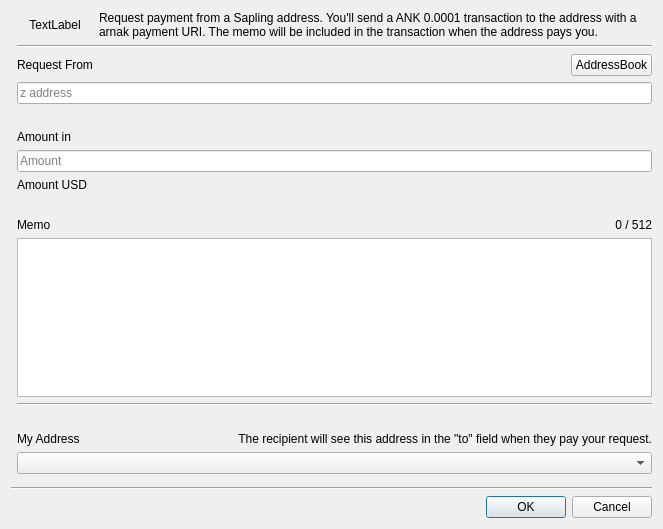
<?xml version="1.0" encoding="UTF-8"?>
<ui version="4.0">
 <class>RequestDialog</class>
 <widget class="QDialog" name="RequestDialog">
  <property name="geometry">
   <rect>
    <x>0</x>
    <y>0</y>
    <width>663</width>
    <height>529</height>
   </rect>
  </property>
  <property name="windowTitle">
   <string>Payment Request</string>
  </property>
  <layout class="QGridLayout" name="gridLayout">
   <item row="18" column="1" colspan="3">
    <widget class="AddressCombo" name="cmbMyAddress"/>
   </item>
   <item row="2" column="3">
    <layout class="QHBoxLayout" name="horizontalLayout">
     <item>
      <spacer name="horizontalSpacer">
       <property name="orientation">
        <enum>Qt::Horizontal</enum>
       </property>
       <property name="sizeHint" stdset="0">
        <size>
         <width>40</width>
         <height>20</height>
        </size>
       </property>
      </spacer>
     </item>
     <item>
      <widget class="QPushButton" name="btnAddressBook">
       <property name="text">
        <string>AddressBook</string>
       </property>
      </widget>
     </item>
    </layout>
   </item>
   <item row="21" column="0" colspan="4">
    <widget class="Line" name="line">
     <property name="orientation">
      <enum>Qt::Horizontal</enum>
     </property>
    </widget>
   </item>
   <item row="2" column="1">
    <widget class="QLabel" name="lblAddress">
     <property name="text">
      <string>Request From</string>
     </property>
    </widget>
   </item>
   <item row="15" column="1">
    <widget class="QLabel" name="label_2">
     <property name="text">
      <string>My Address</string>
     </property>
    </widget>
   </item>
   <item row="5" column="1" colspan="3">
    <widget class="QLabel" name="lblSaplingWarning">
     <property name="styleSheet">
      <string notr="true">color: red;</string>
     </property>
     <property name="text">
      <string/>
     </property>
    </widget>
   </item>
   <item row="6" column="1">
    <widget class="QLabel" name="lblAmount">
     <property name="text">
      <string>Amount in </string>
     </property>
    </widget>
   </item>
   <item row="10" column="1">
    <widget class="QLabel" name="label">
     <property name="text">
      <string/>
     </property>
    </widget>
   </item>
   <item row="24" column="2" colspan="2">
    <widget class="QDialogButtonBox" name="buttonBox">
     <property name="orientation">
      <enum>Qt::Horizontal</enum>
     </property>
     <property name="standardButtons">
      <set>QDialogButtonBox::Cancel|QDialogButtonBox::Ok</set>
     </property>
    </widget>
   </item>
   <item row="14" column="1">
    <widget class="QLabel" name="label_4">
     <property name="text">
      <string/>
     </property>
    </widget>
   </item>
   <item row="4" column="1" colspan="3">
    <widget class="QLineEdit" name="txtFrom">
     <property name="sizePolicy">
      <sizepolicy hsizetype="Minimum" vsizetype="Fixed">
       <horstretch>0</horstretch>
       <verstretch>0</verstretch>
      </sizepolicy>
     </property>
     <property name="alignment">
      <set>Qt::AlignLeading|Qt::AlignLeft|Qt::AlignVCenter</set>
     </property>
     <property name="placeholderText">
      <string>z address</string>
     </property>
    </widget>
   </item>
   <item row="1" column="1" colspan="3">
    <widget class="Line" name="line_3">
     <property name="orientation">
      <enum>Qt::Horizontal</enum>
     </property>
    </widget>
   </item>
   <item row="12" column="1" colspan="3">
    <widget class="MemoEdit" name="txtMemo">
     <property name="sizePolicy">
      <sizepolicy hsizetype="Expanding" vsizetype="Preferred">
       <horstretch>0</horstretch>
       <verstretch>0</verstretch>
      </sizepolicy>
     </property>
    </widget>
   </item>
   <item row="7" column="1" colspan="3">
    <widget class="QLineEdit" name="txtAmount">
     <property name="alignment">
      <set>Qt::AlignLeading|Qt::AlignLeft|Qt::AlignVCenter</set>
     </property>
     <property name="placeholderText">
      <string>Amount</string>
     </property>
    </widget>
   </item>
   <item row="13" column="1" colspan="3">
    <widget class="Line" name="line_2">
     <property name="orientation">
      <enum>Qt::Horizontal</enum>
     </property>
    </widget>
   </item>
   <item row="15" column="3">
    <widget class="QLabel" name="lblAddressInfo">
     <property name="text">
      <string>The recipient will see this address in the &quot;to&quot; field when they pay your request.</string>
     </property>
     <property name="alignment">
      <set>Qt::AlignRight|Qt::AlignTrailing|Qt::AlignVCenter</set>
     </property>
    </widget>
   </item>
   <item row="11" column="3">
    <widget class="QLabel" name="lblMemoLen">
     <property name="text">
      <string notr="true">0 / 512</string>
     </property>
     <property name="alignment">
      <set>Qt::AlignRight|Qt::AlignTrailing|Qt::AlignVCenter</set>
     </property>
    </widget>
   </item>
   <item row="9" column="1">
    <widget class="QLabel" name="txtAmountUSD">
     <property name="text">
      <string>Amount USD</string>
     </property>
     <property name="alignment">
      <set>Qt::AlignLeading|Qt::AlignLeft|Qt::AlignVCenter</set>
     </property>
    </widget>
   </item>
   <item row="20" column="1">
    <spacer name="verticalSpacer">
     <property name="orientation">
      <enum>Qt::Vertical</enum>
     </property>
     <property name="sizeHint" stdset="0">
      <size>
       <width>20</width>
       <height>40</height>
      </size>
     </property>
    </spacer>
   </item>
   <item row="11" column="1">
    <widget class="QLabel" name="label_3">
     <property name="text">
      <string>Memo</string>
     </property>
    </widget>
   </item>
   <item row="0" column="1">
    <widget class="QLabel" name="lblPixmap">
     <property name="text">
      <string>TextLabel</string>
     </property>
     <property name="alignment">
      <set>Qt::AlignCenter</set>
     </property>
    </widget>
   </item>
   <item row="0" column="2" colspan="2">
    <widget class="QLabel" name="lblHeader">
     <property name="text">
      <string>Request payment from a Sapling address. You'll send a ANK 0.0001 transaction to the address with a arnak payment URI. The memo will be included in the transaction when the address pays you.</string>
     </property>
     <property name="wordWrap">
      <bool>true</bool>
     </property>
    </widget>
   </item>
  </layout>
 </widget>
 <customwidgets>
  <customwidget>
   <class>MemoEdit</class>
   <extends>QPlainTextEdit</extends>
   <header>memoedit.h</header>
  </customwidget>
  <customwidget>
   <class>AddressCombo</class>
   <extends>QComboBox</extends>
   <header>addresscombo.h</header>
  </customwidget>
 </customwidgets>
 <tabstops>
  <tabstop>txtAmount</tabstop>
  <tabstop>txtMemo</tabstop>
 </tabstops>
 <resources/>
 <connections>
  <connection>
   <sender>buttonBox</sender>
   <signal>accepted()</signal>
   <receiver>RequestDialog</receiver>
   <slot>accept()</slot>
   <hints>
    <hint type="sourcelabel">
     <x>248</x>
     <y>254</y>
    </hint>
    <hint type="destinationlabel">
     <x>157</x>
     <y>274</y>
    </hint>
   </hints>
  </connection>
  <connection>
   <sender>buttonBox</sender>
   <signal>rejected()</signal>
   <receiver>RequestDialog</receiver>
   <slot>reject()</slot>
   <hints>
    <hint type="sourcelabel">
     <x>316</x>
     <y>260</y>
    </hint>
    <hint type="destinationlabel">
     <x>286</x>
     <y>274</y>
    </hint>
   </hints>
  </connection>
 </connections>
</ui>
